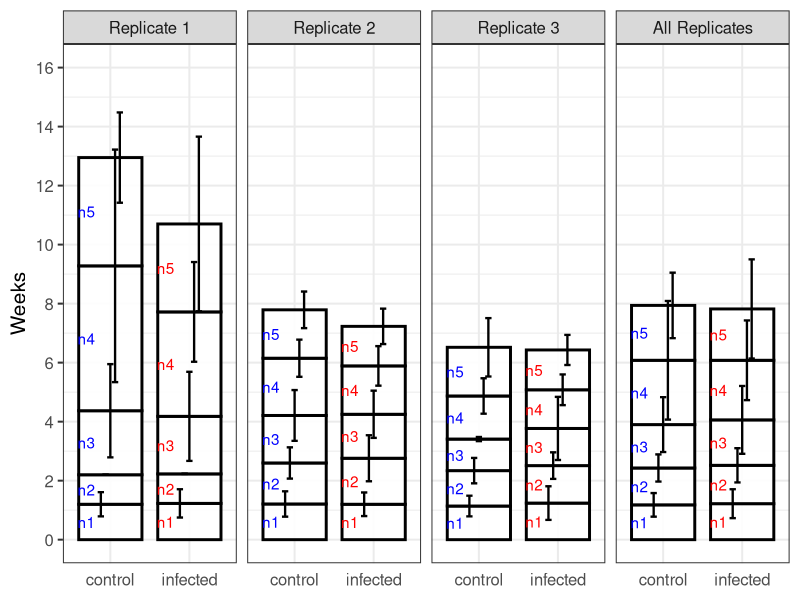
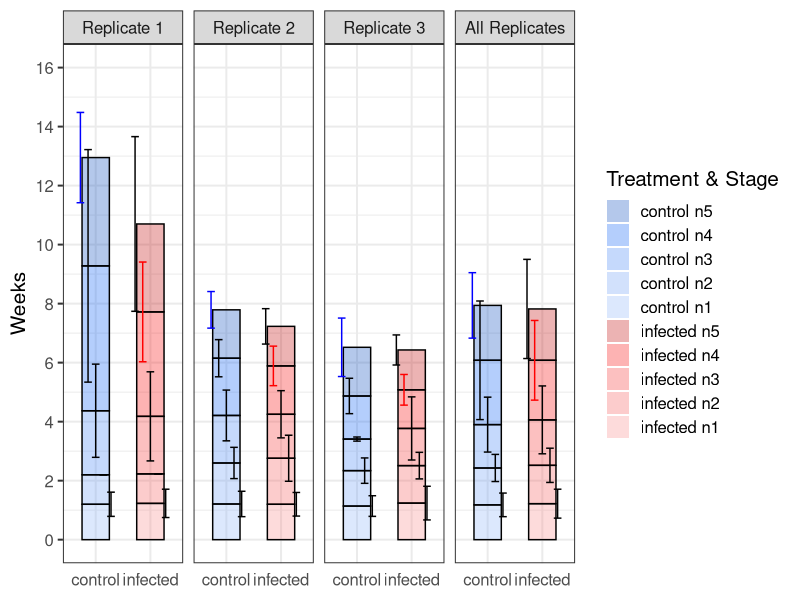

Write the R code that produced these figures, in order.
##############################################
#Cimex on life tables (T cruzi-infected and control)
# Code to nymphal development   
# Written by Renzo Salazar                          
# updated: September 2017
##############################################

### R packages being used:
# Use the commented command if the package is not installed
# install.packages("ggplot2")
#install.packages("reshape")
#install.packages("xtable")
# install.packages("gridExtra")
# install.packages("grid")
# install.packages("gtable")
# install.packages("plyr")

#loading needed libraries
library("ggplot2")
library("reshape")
library("xtable")
library("gridExtra")
library("grid")
library("gtable")
library("plyr")


#setting working directory
#setwd()
getwd()
###############
## PDF file  ##
###############
#Uncomment the line below to create a pdf file with all graphics in current directory
#pdf(file = "figure 3 nymphal development.pdf",width=7,height=4,paper='special')
###############################################################################
#read csvs
lt<-read.csv(file="nymphal development time.csv")
head(lt)
dim(lt)
colnames(lt)
class(lt$stage)
#reorder levels
levels(lt$stage)
lt$stage<-factor(lt$stage, levels = c("n5","n4","n3","n2","n1"))

#add columns to max sd min sd
lt$maxsd<-lt$mean.sum+lt$sd
lt$minsd<-round(lt$mean.sum-lt$sd,digits = 2)
#add code column
lt$code<-paste(lt$treatment,lt$stage,sep = " ")
#add column code
levels(lt$code)
lt$code<-factor(lt$code, levels = c("control n5","control n4","control n3","control n2",
                                    "control n1","infected n5","infected n4","infected n3",
                                    "infected n2","infected n1"))

#replace values in replicate
lt$replicate<-revalue(lt$replicate,c("replicate 1"="Replicate 1","replicate 2"="Replicate 2",
                                     "replicate 3"="Replicate 3","all replicates"="All Replicates"))

#reorder levels in replicates
levels(lt$replicate)
lt$replicate <- factor(lt$replicate, levels = c("Replicate 1", "Replicate 2", "Replicate 3", "All Replicates"))

#ploting data
############################
# a) Fill: white
############################
etkc<-lt[1:20,c(1:4,6)]
etkc["media"]<-round(etkc[,4]/2,digits = 2)
etkc["center"]<-etkc[,5]-etkc[,6]

etki<-lt[21:40,c(1:4,6)]
etki["media"]<-round(etki[,4]/2,digits = 2)
etki["center"]<-etki[,5]-etki[,6]

P<-ggplot(lt,aes(x=treatment, y=mean, fill= treatment, color=treatment))+
  geom_bar(width=.8, alpha=0.9,size=1,position="stack",stat="identity")+
  scale_fill_manual(values=c("white","white"))+ 
  geom_errorbar(aes(ymin=minsd, ymax=maxsd, color=stage), width=.4, size=0.8, position = position_dodge(width = -0.3))+
  scale_colour_manual(values=c("black","black","black","black","black","black",
                               "black","blue","red"),guide=FALSE)+
  facet_grid(~replicate)+
  scale_y_continuous(breaks = c(seq(from=0,to=16,by=2)),limits = c(0,16))+
  labs(color = "Treatment ") +
  guides(fill=FALSE)+
  ylab("Weeks") + xlab("Treatment")+
  theme_bw(base_size = 15)+
  theme( axis.title.x=element_blank(),#axis.text.x=element_blank(), 
         axis.ticks.x=element_blank())+
  geom_text(data=etkc, aes(label=paste(stage),color=c("pink")), x=0.7, y=etkc$center)+
  geom_text(data=etki, aes(label=paste(stage),color=c("yellow")), x=1.7, y=etki$center)

P

######################################
#b) Fill: color scale and legend
######################################
P1<-ggplot(lt,aes(x=treatment, y=mean, fill=code, color=treatment))+
  geom_bar(width=.5, alpha=0.3,position="stack",stat="identity")+
  scale_fill_manual(values=c("#0548bc","#045df7","#3d81f7","#6a9df7","#8bb3f9",
                             "#c10303","#f90202","#f72e2e","#f75656","#f98989"))+ 
  geom_errorbar(aes(ymin=minsd, ymax=maxsd, color=code), width=.7, position = "dodge")+
  scale_colour_manual(values=c("blue","black","black","black","black","black",
                               "red","black","black","black","black","black"))+
  facet_grid(~replicate)+
  scale_y_continuous(breaks = c(seq(from=0,to=16,by=2)),limits = c(0,16))+
  labs(color = " ", fill="Treatment & Stage") +
  guides(colour=FALSE)+
  ylab("Weeks") + xlab("Treatment")+
  theme_bw(base_size = 15)+
  theme( axis.title.x=element_blank(),#axis.text.x=element_blank(), 
         axis.ticks.x=element_blank())

P1

#dev.off()

###########
# END
###########
